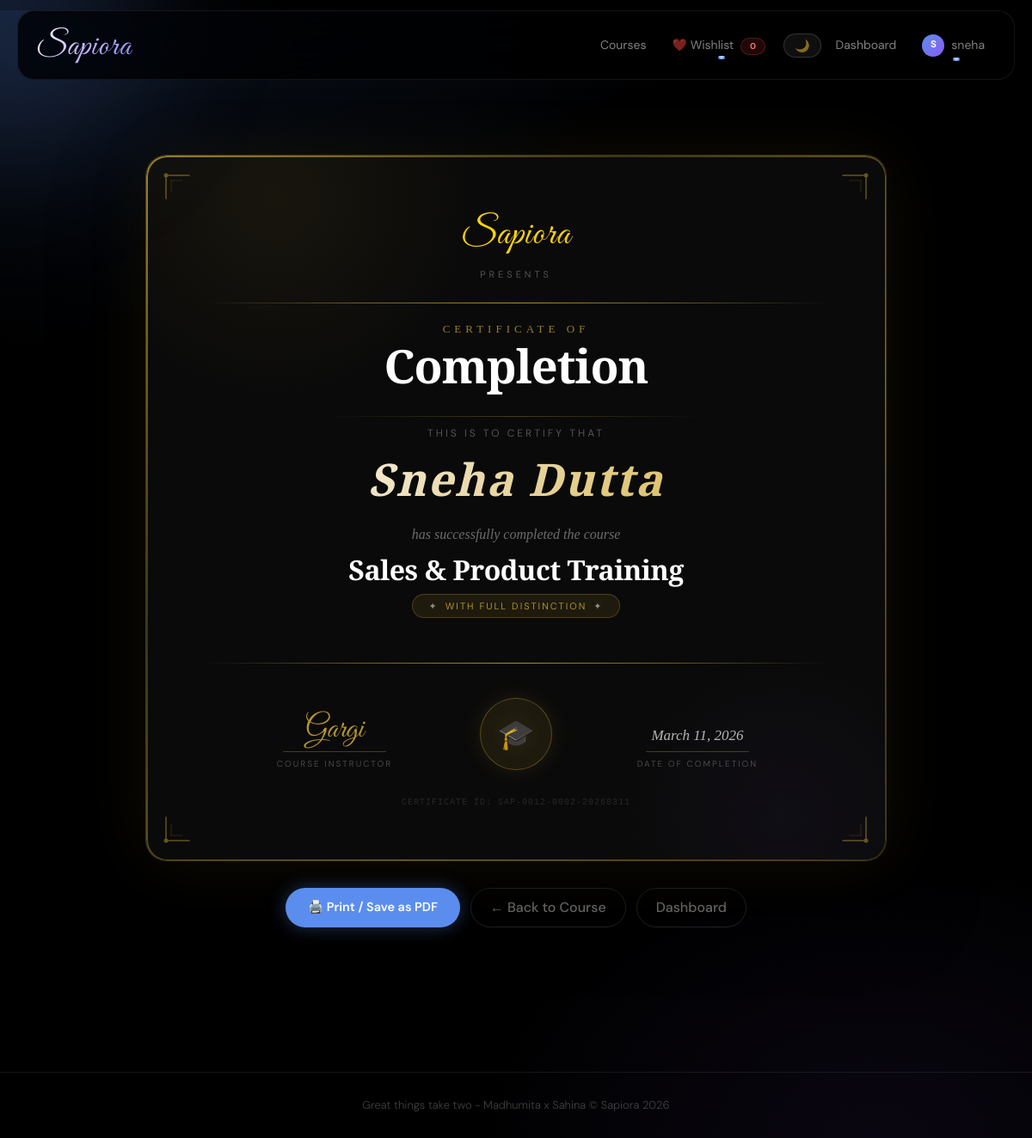
/courses/2/certificate/ (signed in), run on the app's committed database.
### courses/models.py (models this page shows, shortened)
class Course(models.Model):
    title       = models.CharField(max_length=200)
    description = models.TextField()
    instructor  = models.ForeignKey(User, on_delete=models.CASCADE)
    price       = models.DecimalField(max_digits=8, decimal_places=2)
    rating      = models.FloatField(default=0)
    thumbnail   = models.ImageField(upload_to='course_thumbnails/', blank=True, null=True)
    created_at  = models.DateTimeField(auto_now_add=True)

class CourseProgress(models.Model):
    student     = models.ForeignKey(User, on_delete=models.CASCADE)
    course      = models.ForeignKey(Course, on_delete=models.CASCADE)
    progress    = models.IntegerField(default=0)
    last_lesson = models.ForeignKey(Lesson, on_delete=models.SET_NULL, null=True, blank=True)
    updated_at  = models.DateTimeField(auto_now=True)
    class Meta:
        unique_together = ('student', 'course')

### courses/views.py (the view)
# urls.py: path('<int:pk>/certificate/', views.course_certificate, name='course_certificate'),
@login_required
def course_certificate(request, pk):
    course = get_object_or_404(Course, pk=pk)
    enrollment = get_object_or_404(Enrollment, student=request.user, course=course)
    try:
        cp = CourseProgress.objects.get(student=request.user, course=course)
    except CourseProgress.DoesNotExist:
        messages.error(request, "Complete the course first!")
        return redirect('course_detail', pk=pk)
    if cp.progress < 100:
        messages.error(request, f"You need 100% to get a certificate. You're at {cp.progress}%.")
        return redirect('course_detail', pk=pk)
    return render(request, 'courses/certificate.html', {
        'course':       course,
        'student':      request.user,
        'enrolled_at':  enrollment.enrolled_at,
        'completed_at': cp.updated_at,
    })

### templates/courses/certificate.html (shortened to what this page needs)
{% extends "base.html" %}
{% block content %}
<div class="cert-page">
  <div class="cert-frame">
    <div class="cert-corner cert-corner-tl">
      <svg viewBox="0 0 60 60" fill="none"><path d="M5 5L5 32M5 5L32 5" stroke="#d4af37" stroke-width="1.5" stroke-linecap="round"/><path d="M11 11L11 24M11 11L24 11" stroke="#d4af37" stroke-width="0.8" stroke-linecap="round" opacity="0.5"/><circle cx="5" cy="5" r="2.5" fill="#d4af37"/></svg>
    </div>
    <div class="cert-corner cert-corner-tr">
      <svg viewBox="0 0 60 60" fill="none"><path d="M5 5L5 32M5 5L32 5" stroke="#d4af37" stroke-width="1.5" stroke-linecap="round"/><path d="M11 11L11 24M11 11L24 11" stroke="#d4af37" stroke-width="0.8" stroke-linecap="round" opacity="0.5"/><circle cx="5" cy="5" r="2.5" fill="#d4af37"/></svg>
    </div>
    <div class="cert-corner cert-corner-bl">
      <svg viewBox="0 0 60 60" fill="none"><path d="M5 5L5 32M5 5L32 5" stroke="#d4af37" stroke-width="1.5" stroke-linecap="round"/><path d="M11 11L11 24M11 11L24 11" stroke="#d4af37" stroke-width="0.8" stroke-linecap="round" opacity="0.5"/><circle cx="5" cy="5" r="2.5" fill="#d4af37"/></svg>
    </div>
    <div class="cert-corner cert-corner-br">
      <svg viewBox="0 0 60 60" fill="none"><path d="M5 5L5 32M5 5L32 5" stroke="#d4af37" stroke-width="1.5" stroke-linecap="round"/><path d="M11 11L11 24M11 11L24 11" stroke="#d4af37" stroke-width="0.8" stroke-linecap="round" opacity="0.5"/><circle cx="5" cy="5" r="2.5" fill="#d4af37"/></svg>
    </div>
    <div class="cert-orb-1"></div>
    <div class="cert-orb-2"></div>
    <div class="cert-inner">
      <div class="cert-brand">Sapiora</div>
      <div class="cert-presents">presents</div>
      <div class="cert-line"></div>
      <div class="cert-title">Certificate of</div>
      <div class="cert-heading">Completion</div>
      <div class="cert-line-thin"></div>
      <div class="cert-awarded-to">This is to certify that</div>
      <div class="cert-name">
        {% if student.first_name %}{{ student.first_name }} {{ student.last_name }}{% else %}{{ student.username }}{% endif %}
      </div>
      <div class="cert-for-text">has successfully completed the course</div>
      <div class="cert-course">{{ course.title }}</div>
      <div class="cert-badge"><span>✦</span> with full distinction <span>✦</span></div>
      <div class="cert-line"></div>
      <div class="cert-footer">
        <div class="cert-signature-block">
          <div class="cert-sig">{{ course.instructor.first_name|default:course.instructor.username }}</div>
          <div class="cert-sig-line"></div>
          <div class="cert-sig-label">Course Instructor</div>
        </div>
        <div>
          <div class="cert-seal">🎓</div>
        </div>
        <div class="cert-date-block">
          <div class="cert-date-value">{{ completed_at|date:"F j, Y" }}</div>
          <div class="cert-sig-line"></div>
          <div class="cert-sig-label">Date of Completion</div>
        </div>
      </div>
      <div class="cert-id">
        CERTIFICATE ID: SAP-{{ student.id|stringformat:"04d" }}-{{ course.id|stringformat:"04d" }}-{{ completed_at|date:"Ymd" }}
      </div>
    </div>
  </div>
  <div class="cert-actions">
    <button onclick="window.print()" class="btn btn-primary px-5">🖨️ Print / Save as PDF</button>
    <a href="{% url 'course_detail' course.pk %}" class="btn btn-outline-secondary px-4">← Back to Course</a>
    <a href="{% url 'student_dashboard' %}" class="btn btn-outline-secondary px-4">Dashboard</a>
  </div>
</div>
{% endblock %}

### templates/base.html (shortened to what this page needs)
{% load static %}
<!DOCTYPE html>
<html lang="en">
<head>
    <link href="https://cdn.jsdelivr.net/npm/bootstrap@5.3.2/dist/css/bootstrap.min.css" rel="stylesheet">
    <link href="{% static 'css/style.css' %}" rel="stylesheet">
</head>
<body class="main-body">
<div id="cursorBlob"></div>
<nav class="navbar navbar-expand-lg custom-navbar">
    <div class="container">
        <a class="navbar-brand brand-text" href="{% url 'home' %}" style="text-decoration:none;">
            <span class="sapiora-logo">Sapiora</span>
        </a>
        <div class="collapse navbar-collapse" id="navbarNav">
            <ul class="navbar-nav ms-auto align-items-center gap-1">
                <li class="nav-item">
                    <a class="nav-link custom-link" href="{% url 'course_list' %}">Courses</a>
                </li>
                <li class="nav-item dropdown">
                    <a class="nav-link custom-link dropdown-toggle"
                       href="#" data-bs-toggle="dropdown">
                        ❤️&nbsp;Wishlist
                        <span id="wishlistCount" class="badge bg-danger ms-1" style="font-size:10px;">0</span>
                    </a>
                </li>
                <li class="nav-item">
                    <button id="themeToggle" class="theme-toggle-btn">🌙</button>
                </li>
                {% if user.is_authenticated %}
                    <li class="nav-item">
                        <a class="nav-link custom-link" href="{% url 'student_dashboard' %}">Dashboard</a>
                    </li>
                    <li class="nav-item dropdown">
                        <a class="nav-link custom-link dropdown-toggle d-flex align-items-center gap-2"
                           href="#" data-bs-toggle="dropdown">
                            <span style="
                                background: linear-gradient(135deg, #5b8dee, #8b5cf6);
                                color: white;
                                border-radius: 50%;
                                width: 26px; height: 26px;
                                display: inline-flex;
                                align-items: center; justify-content: center;
                                font-size: 11px; font-weight: 700;
                                flex-shrink: 0;
                                font-family: 'Bricolage Grotesque', sans-serif;
                            ">{{ user.username|first|upper }}</span>
                            {{ user.username }}
                        </a>
                    </li>
                {% endif %}
            </ul>
        </div>
    </div>
</nav>
<div class="container py-5 content-wrapper">
    {% block content %}{% endblock %}
</div>
<footer class="text-center custom-footer">
   Great things take two - Madhumita x Sahina © Sapiora 2026
</footer>
</body>
</html>

### templates/base.html (style rules this page uses)
#cursorBlob { position: fixed; width: 500px; height: 500px; border-radius: 50%; pointer-events: none; z-index: 999; top: 0; left: 0; transform: translate(-50%, -50%); background: radial-gradient(circle, rgba(91,141,238,0.25) 0%, rgba(139,92,246,0.10) 40%, transparent 70%); filter: blur(60px); will-change: left, top, background; opacity: 1; }

### data on the page
Course: title "Sales & Product Training", instructor.first_name "Gargi", id "0002"
CourseProgress: updated_at "March 11, 2026", updated_at "20260311"

### other printed values
{{ user.username|first|upper }} "S"
{{ user.username }} "sneha"
{{ student.first_name }} "Sneha"
{{ student.last_name }} "Dutta"
{{ student.id|stringformat:"04d" }} "0012"
